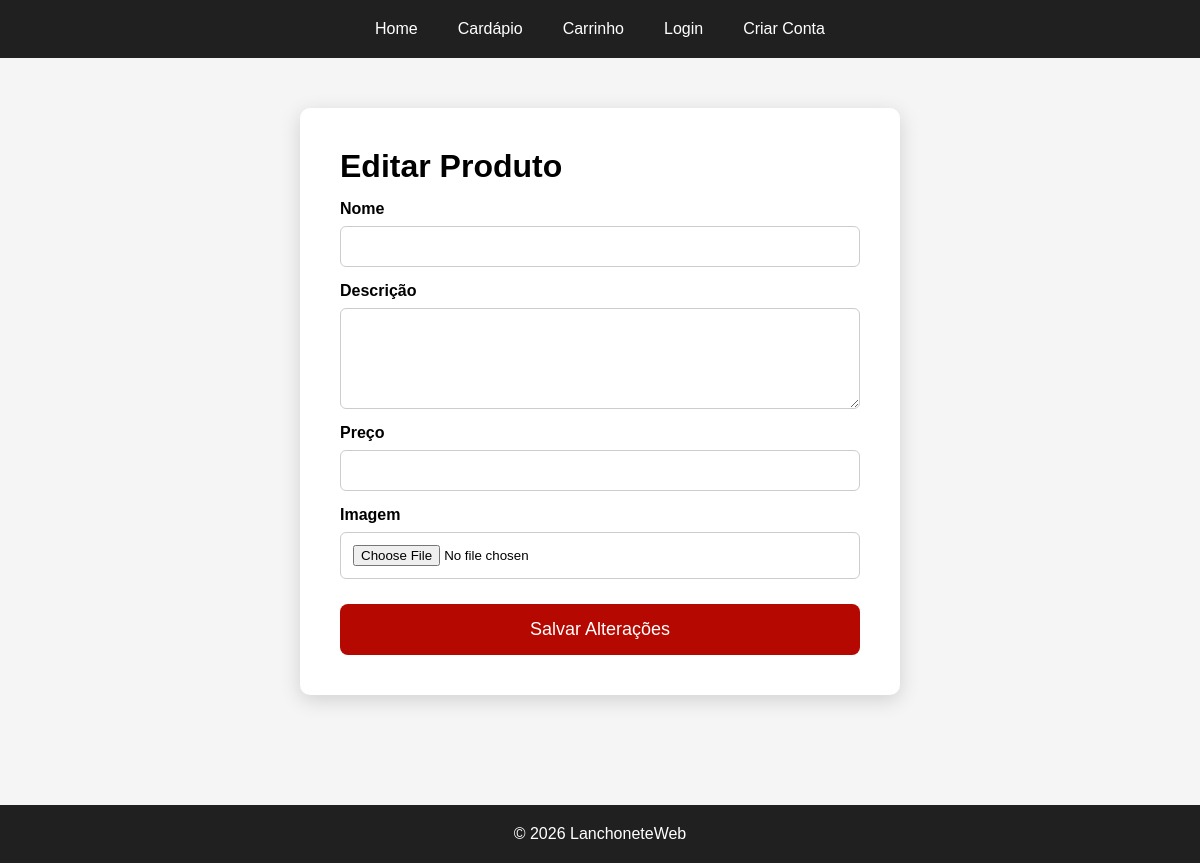
The page /admin/editar/9 on the database as committed earlier.
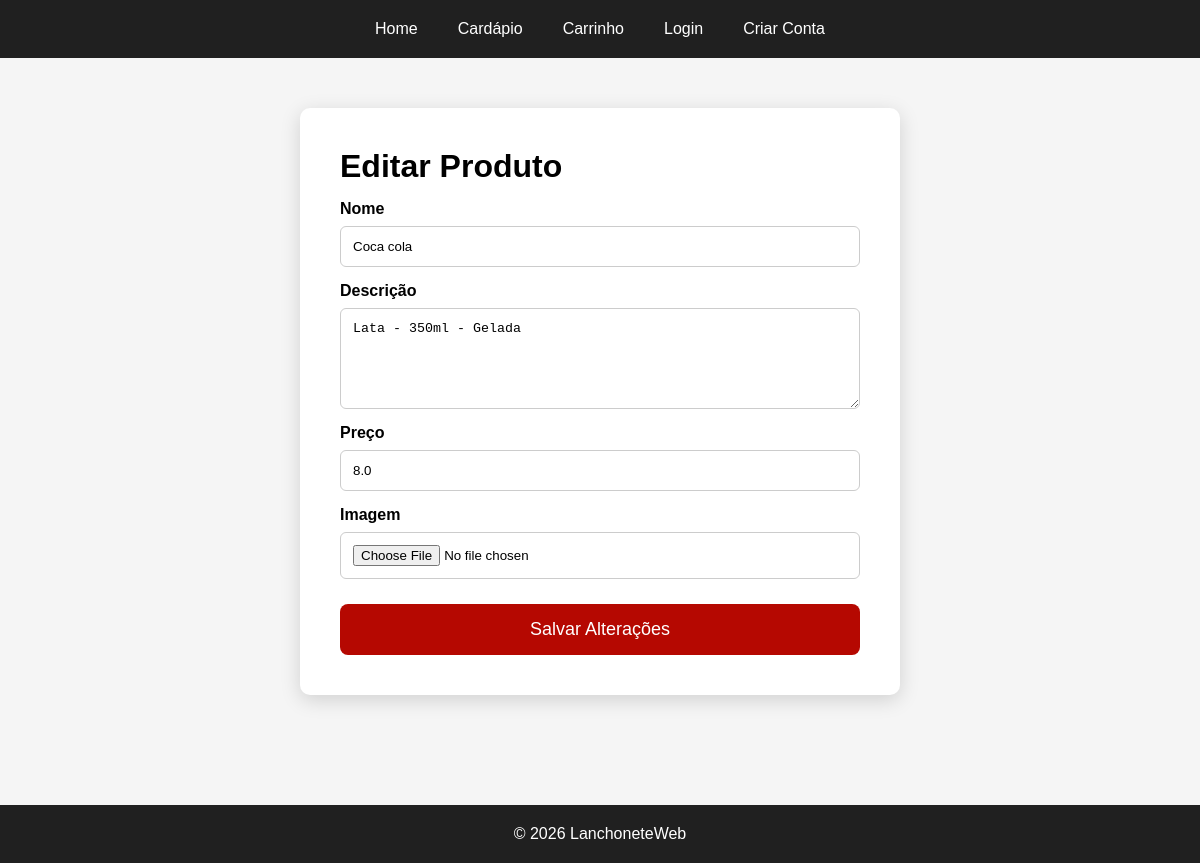
The same page on the database as committed later.
### tables this page shows
CREATE TABLE produtos(

    id INTEGER PRIMARY KEY AUTOINCREMENT,

    nome TEXT NOT NULL,

    descricao TEXT NOT NULL,

    preco REAL NOT NULL,

    imagem TEXT

, categoria TEXT NOT NULL DEFAULT [Lanches]);

### routes/admin.py (the view, shortened to what this page needs)
@admin.route("/admin/editar/<int:id_produto>", methods=["GET", "POST"])
def editar_produto(id_produto):
    produto = buscar_produto_por_id(id_produto)
    return render_template(
        "admin/editar_produto.html",
        produto=produto
    )

### database/database.py (called while the page is built)
def conectar():
    caminho = os.path.abspath("database.db")
    print(f"Banco utilizado: {caminho}")
    conexao = sqlite3.connect("database.db")
    conexao.row_factory = sqlite3.Row
    return conexao

def buscar_produto_por_id(id_produto):
    conexao = conectar()
    cursor = conexao.cursor()
    cursor.execute("""
        SELECT
            id,
            nome,
            descricao,
            preco,
            imagem
        FROM produtos
        WHERE id = ?
    """, (id_produto,))
    produto = cursor.fetchone()
    conexao.close()
    return produto

### templates/admin/editar_produto.html
{% extends "base.html" %}
{% block conteudo %}
<div class="container-form">
    <h1>Editar Produto</h1>
    <form method="POST" enctype="multipart/form-data">
        <label>Nome</label>
        <input
            type="text"
            name="nome"
            value="{{ produto.nome }}"
            required
        >
        <label>Descrição</label>
        <textarea
            name="descricao"
            rows="5"
            required
        >{{ produto.descricao }}</textarea>
        <label>Preço</label>
        <input
            type="number"
            step="0.01"
            name="preco"
            value="{{ produto.preco }}"
            required
        >
        <label>Imagem</label>
        <input
            type="file"
            name="imagem"
            accept="image/*"
        >
        <button type="submit">
            Salvar Alterações
        </button>
    </form>
</div>
{% endblock %}

Rows that differ between the two databases and show on the page:
added produtos: nome "Coca cola", descricao "Lata - 350ml - Gelada", preco "8.0"
